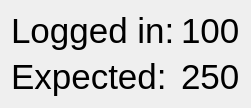
             <widget class="QWidget" name="page_meal">
              <layout class="QGridLayout" name="gridLayout_12">
               <item row="0" column="0">
                <widget class="QLabel" name="label_5">
                 <property name="font">
                  <font>
                   <pointsize>26</pointsize>
                  </font>
                 </property>
                 <property name="text">
                  <string>Logged in:</string>
                 </property>
                </widget>
               </item>
               <item row="0" column="1">
                <widget class="QLabel" name="label_6">
                 <property name="font">
                  <font>
                   <pointsize>26</pointsize>
                  </font>
                 </property>
                 <property name="text">
                  <string>100</string>
                 </property>
                </widget>
               </item>
               <item row="1" column="0">
                <widget class="QLabel" name="label_7">
                 <property name="font">
                  <font>
                   <pointsize>26</pointsize>
                  </font>
                 </property>
                 <property name="text">
                  <string>Expected:</string>
                 </property>
                </widget>
               </item>
               <item row="1" column="1">
                <widget class="QLabel" name="label_8">
                 <property name="font">
                  <font>
                   <pointsize>26</pointsize>
                  </font>
                 </property>
                 <property name="text">
                  <string>250</string>
                 </property>
                </widget>
               </item>
              </layout>
             </widget>
